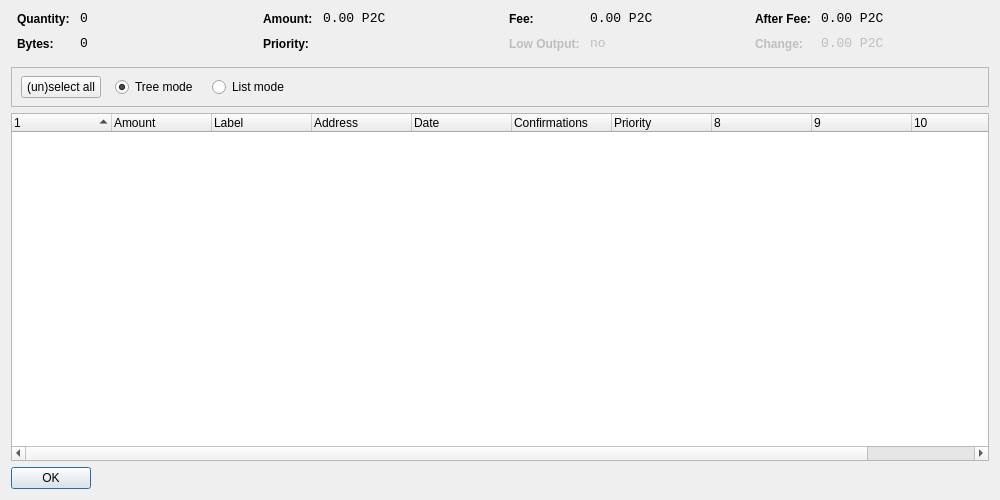
<?xml version="1.0" encoding="UTF-8"?>
<ui version="4.0">
 <class>CoinControlDialog</class>
 <widget class="QDialog" name="CoinControlDialog">
  <property name="geometry">
   <rect>
    <x>0</x>
    <y>0</y>
    <width>1000</width>
    <height>500</height>
   </rect>
  </property>
  <property name="windowTitle">
   <string>Coin Control</string>
  </property>
  <layout class="QVBoxLayout" name="verticalLayout">
   <item>
    <layout class="QHBoxLayout" name="horizontalLayoutTop" stretch="0,0,0,0">
     <property name="topMargin">
      <number>0</number>
     </property>
     <property name="bottomMargin">
      <number>10</number>
     </property>
     <item>
      <layout class="QFormLayout" name="formLayoutCoinControl1">
       <property name="horizontalSpacing">
        <number>10</number>
       </property>
       <property name="verticalSpacing">
        <number>10</number>
       </property>
       <property name="leftMargin">
        <number>6</number>
       </property>
       <property name="rightMargin">
        <number>6</number>
       </property>
       <item row="0" column="0">
        <widget class="QLabel" name="labelCoinControlQuantityText">
         <property name="styleSheet">
          <string notr="true">font-weight:bold;</string>
         </property>
         <property name="text">
          <string>Quantity:</string>
         </property>
        </widget>
       </item>
       <item row="0" column="1">
        <widget class="QLabel" name="labelCoinControlQuantity">
         <property name="font">
          <font>
           <family>Monospace</family>
           <pointsize>10</pointsize>
          </font>
         </property>
         <property name="cursor">
          <cursorShape>IBeamCursor</cursorShape>
         </property>
         <property name="contextMenuPolicy">
          <enum>Qt::ActionsContextMenu</enum>
         </property>
         <property name="text">
          <string notr="true">0</string>
         </property>
         <property name="textInteractionFlags">
          <set>Qt::LinksAccessibleByMouse|Qt::TextSelectableByKeyboard|Qt::TextSelectableByMouse</set>
         </property>
        </widget>
       </item>
       <item row="1" column="0">
        <widget class="QLabel" name="labelCoinControlBytesText">
         <property name="styleSheet">
          <string notr="true">font-weight:bold;</string>
         </property>
         <property name="text">
          <string>Bytes:</string>
         </property>
        </widget>
       </item>
       <item row="1" column="1">
        <widget class="QLabel" name="labelCoinControlBytes">
         <property name="font">
          <font>
           <family>Monospace</family>
           <pointsize>10</pointsize>
          </font>
         </property>
         <property name="cursor">
          <cursorShape>IBeamCursor</cursorShape>
         </property>
         <property name="contextMenuPolicy">
          <enum>Qt::ActionsContextMenu</enum>
         </property>
         <property name="text">
          <string notr="true">0</string>
         </property>
         <property name="textInteractionFlags">
          <set>Qt::LinksAccessibleByMouse|Qt::TextSelectableByKeyboard|Qt::TextSelectableByMouse</set>
         </property>
        </widget>
       </item>
      </layout>
     </item>
     <item>
      <layout class="QFormLayout" name="formLayoutCoinControl2">
       <property name="horizontalSpacing">
        <number>10</number>
       </property>
       <property name="verticalSpacing">
        <number>10</number>
       </property>
       <property name="leftMargin">
        <number>6</number>
       </property>
       <property name="rightMargin">
        <number>6</number>
       </property>
       <item row="0" column="0">
        <widget class="QLabel" name="labelCoinControlAmountText">
         <property name="styleSheet">
          <string notr="true">font-weight:bold;</string>
         </property>
         <property name="text">
          <string>Amount:</string>
         </property>
        </widget>
       </item>
       <item row="0" column="1">
        <widget class="QLabel" name="labelCoinControlAmount">
         <property name="font">
          <font>
           <family>Monospace</family>
           <pointsize>10</pointsize>
          </font>
         </property>
         <property name="cursor">
          <cursorShape>IBeamCursor</cursorShape>
         </property>
         <property name="contextMenuPolicy">
          <enum>Qt::ActionsContextMenu</enum>
         </property>
         <property name="text">
          <string notr="true">0.00 P2C</string>
         </property>
         <property name="textInteractionFlags">
          <set>Qt::LinksAccessibleByMouse|Qt::TextSelectableByKeyboard|Qt::TextSelectableByMouse</set>
         </property>
        </widget>
       </item>
       <item row="1" column="0">
        <widget class="QLabel" name="labelCoinControlPriorityText">
         <property name="styleSheet">
          <string notr="true">font-weight:bold;</string>
         </property>
         <property name="text">
          <string>Priority:</string>
         </property>
        </widget>
       </item>
       <item row="1" column="1">
        <widget class="QLabel" name="labelCoinControlPriority">
         <property name="font">
          <font>
           <family>Monospace</family>
           <pointsize>10</pointsize>
          </font>
         </property>
         <property name="cursor">
          <cursorShape>IBeamCursor</cursorShape>
         </property>
         <property name="contextMenuPolicy">
          <enum>Qt::ActionsContextMenu</enum>
         </property>
         <property name="text">
          <string/>
         </property>
         <property name="textInteractionFlags">
          <set>Qt::LinksAccessibleByMouse|Qt::TextSelectableByKeyboard|Qt::TextSelectableByMouse</set>
         </property>
        </widget>
       </item>
      </layout>
     </item>
     <item>
      <layout class="QFormLayout" name="formLayoutCoinControl3">
       <property name="horizontalSpacing">
        <number>10</number>
       </property>
       <property name="verticalSpacing">
        <number>10</number>
       </property>
       <property name="leftMargin">
        <number>6</number>
       </property>
       <property name="rightMargin">
        <number>6</number>
       </property>
       <item row="0" column="0">
        <widget class="QLabel" name="labelCoinControlFeeText">
         <property name="styleSheet">
          <string notr="true">font-weight:bold;</string>
         </property>
         <property name="text">
          <string>Fee:</string>
         </property>
        </widget>
       </item>
       <item row="0" column="1">
        <widget class="QLabel" name="labelCoinControlFee">
         <property name="font">
          <font>
           <family>Monospace</family>
           <pointsize>10</pointsize>
          </font>
         </property>
         <property name="cursor">
          <cursorShape>IBeamCursor</cursorShape>
         </property>
         <property name="contextMenuPolicy">
          <enum>Qt::ActionsContextMenu</enum>
         </property>
         <property name="text">
          <string notr="true">0.00 P2C</string>
         </property>
         <property name="textInteractionFlags">
          <set>Qt::LinksAccessibleByMouse|Qt::TextSelectableByKeyboard|Qt::TextSelectableByMouse</set>
         </property>
        </widget>
       </item>
       <item row="1" column="0">
        <widget class="QLabel" name="labelCoinControlLowOutputText">
         <property name="enabled">
          <bool>false</bool>
         </property>
         <property name="styleSheet">
          <string notr="true">font-weight:bold;</string>
         </property>
         <property name="text">
          <string>Low Output:</string>
         </property>
        </widget>
       </item>
       <item row="1" column="1">
        <widget class="QLabel" name="labelCoinControlLowOutput">
         <property name="enabled">
          <bool>false</bool>
         </property>
         <property name="font">
          <font>
           <family>Monospace</family>
           <pointsize>10</pointsize>
          </font>
         </property>
         <property name="cursor">
          <cursorShape>IBeamCursor</cursorShape>
         </property>
         <property name="contextMenuPolicy">
          <enum>Qt::ActionsContextMenu</enum>
         </property>
         <property name="text">
          <string notr="true">no</string>
         </property>
         <property name="textInteractionFlags">
          <set>Qt::LinksAccessibleByMouse|Qt::TextSelectableByKeyboard|Qt::TextSelectableByMouse</set>
         </property>
        </widget>
       </item>
      </layout>
     </item>
     <item>
      <layout class="QFormLayout" name="formLayoutCoinControl4">
       <property name="horizontalSpacing">
        <number>10</number>
       </property>
       <property name="verticalSpacing">
        <number>10</number>
       </property>
       <property name="leftMargin">
        <number>6</number>
       </property>
       <property name="rightMargin">
        <number>6</number>
       </property>
       <item row="0" column="0">
        <widget class="QLabel" name="labelCoinControlAfterFeeText">
         <property name="styleSheet">
          <string notr="true">font-weight:bold;</string>
         </property>
         <property name="text">
          <string>After Fee:</string>
         </property>
        </widget>
       </item>
       <item row="0" column="1">
        <widget class="QLabel" name="labelCoinControlAfterFee">
         <property name="font">
          <font>
           <family>Monospace</family>
           <pointsize>10</pointsize>
          </font>
         </property>
         <property name="cursor">
          <cursorShape>IBeamCursor</cursorShape>
         </property>
         <property name="contextMenuPolicy">
          <enum>Qt::ActionsContextMenu</enum>
         </property>
         <property name="text">
          <string notr="true">0.00 P2C</string>
         </property>
         <property name="textInteractionFlags">
          <set>Qt::LinksAccessibleByMouse|Qt::TextSelectableByKeyboard|Qt::TextSelectableByMouse</set>
         </property>
        </widget>
       </item>
       <item row="1" column="0">
        <widget class="QLabel" name="labelCoinControlChangeText">
         <property name="enabled">
          <bool>false</bool>
         </property>
         <property name="styleSheet">
          <string notr="true">font-weight:bold;</string>
         </property>
         <property name="text">
          <string>Change:</string>
         </property>
        </widget>
       </item>
       <item row="1" column="1">
        <widget class="QLabel" name="labelCoinControlChange">
         <property name="enabled">
          <bool>false</bool>
         </property>
         <property name="font">
          <font>
           <family>Monospace</family>
           <pointsize>10</pointsize>
          </font>
         </property>
         <property name="cursor">
          <cursorShape>IBeamCursor</cursorShape>
         </property>
         <property name="contextMenuPolicy">
          <enum>Qt::ActionsContextMenu</enum>
         </property>
         <property name="text">
          <string notr="true">0.00 P2C</string>
         </property>
         <property name="textInteractionFlags">
          <set>Qt::LinksAccessibleByMouse|Qt::TextSelectableByKeyboard|Qt::TextSelectableByMouse</set>
         </property>
        </widget>
       </item>
      </layout>
     </item>
    </layout>
   </item>
   <item>
    <widget class="QFrame" name="frame">
     <property name="minimumSize">
      <size>
       <width>0</width>
       <height>40</height>
      </size>
     </property>
     <property name="frameShape">
      <enum>QFrame::StyledPanel</enum>
     </property>
     <property name="frameShadow">
      <enum>QFrame::Sunken</enum>
     </property>
     <widget class="QWidget" name="horizontalLayoutWidget">
      <property name="geometry">
       <rect>
        <x>10</x>
        <y>0</y>
        <width>781</width>
        <height>41</height>
       </rect>
      </property>
      <layout class="QHBoxLayout" name="horizontalLayoutPanel" stretch="0,0,0,0,0">
       <property name="spacing">
        <number>14</number>
       </property>
       <item>
        <widget class="QPushButton" name="pushButtonSelectAll">
         <property name="sizePolicy">
          <sizepolicy hsizetype="Maximum" vsizetype="Fixed">
           <horstretch>0</horstretch>
           <verstretch>0</verstretch>
          </sizepolicy>
         </property>
         <property name="text">
          <string>(un)select all</string>
         </property>
        </widget>
       </item>
       <item>
        <widget class="QRadioButton" name="radioTreeMode">
         <property name="sizePolicy">
          <sizepolicy hsizetype="Maximum" vsizetype="Fixed">
           <horstretch>0</horstretch>
           <verstretch>0</verstretch>
          </sizepolicy>
         </property>
         <property name="text">
          <string>Tree mode</string>
         </property>
         <property name="checked">
          <bool>true</bool>
         </property>
        </widget>
       </item>
       <item>
        <widget class="QRadioButton" name="radioListMode">
         <property name="sizePolicy">
          <sizepolicy hsizetype="Maximum" vsizetype="Fixed">
           <horstretch>0</horstretch>
           <verstretch>0</verstretch>
          </sizepolicy>
         </property>
         <property name="text">
          <string>List mode</string>
         </property>
        </widget>
       </item>
       <item>
        <spacer name="horizontalSpacer">
         <property name="orientation">
          <enum>Qt::Horizontal</enum>
         </property>
         <property name="sizeHint" stdset="0">
          <size>
           <width>40</width>
           <height>20</height>
          </size>
         </property>
        </spacer>
       </item>
      </layout>
     </widget>
    </widget>
   </item>
   <item>
    <widget class="CoinControlTreeWidget" name="treeWidget">
     <property name="contextMenuPolicy">
      <enum>Qt::CustomContextMenu</enum>
     </property>
     <property name="sortingEnabled">
      <bool>false</bool>
     </property>
     <property name="columnCount">
      <number>11</number>
     </property>
     <attribute name="headerShowSortIndicator" stdset="0">
      <bool>true</bool>
     </attribute>
     <attribute name="headerStretchLastSection">
      <bool>false</bool>
     </attribute>
     <column>
      <property name="text">
       <string/>
      </property>
     </column>
     <column>
      <property name="text">
       <string>Amount</string>
      </property>
     </column>
     <column>
      <property name="text">
       <string>Label</string>
      </property>
     </column>
     <column>
      <property name="text">
       <string>Address</string>
      </property>
     </column>
     <column>
      <property name="text">
       <string>Date</string>
      </property>
     </column>
     <column>
      <property name="text">
       <string>Confirmations</string>
      </property>
      <property name="toolTip">
       <string>Confirmed</string>
      </property>
     </column>
     <column>
      <property name="text">
       <string>Priority</string>
      </property>
     </column>
     <column>
      <property name="text">
       <string/>
      </property>
     </column>
     <column>
      <property name="text">
       <string/>
      </property>
     </column>
     <column>
      <property name="text">
       <string/>
      </property>
     </column>
     <column>
      <property name="text">
       <string/>
      </property>
     </column>
    </widget>
   </item>
   <item>
    <widget class="QDialogButtonBox" name="buttonBox">
     <property name="sizePolicy">
      <sizepolicy hsizetype="Maximum" vsizetype="Fixed">
       <horstretch>0</horstretch>
       <verstretch>0</verstretch>
      </sizepolicy>
     </property>
     <property name="orientation">
      <enum>Qt::Horizontal</enum>
     </property>
     <property name="standardButtons">
      <set>QDialogButtonBox::Ok</set>
     </property>
    </widget>
   </item>
  </layout>
 </widget>
 <customwidgets>
  <customwidget>
   <class>CoinControlTreeWidget</class>
   <extends>QTreeWidget</extends>
   <header>coincontroltreewidget.h</header>
  </customwidget>
 </customwidgets>
 <resources/>
 <connections/>
</ui>
